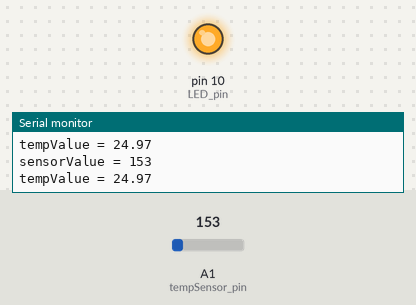
Bench run of a sketch on a simulated Arduino Uno, built with avr-gcc and run on an emulated ATmega328P. Parts: output pins drawn as LEDs (lit = HIGH), the last lines printed to the serial monitor. The inputs (shaded band) are chosen by the test bench; at power-on: A1 (tempSensor_pin) = 153.

Above: at 1.8 s.
1.9 s: A1 (tempSensor_pin) set to 170
At 3.0 s:
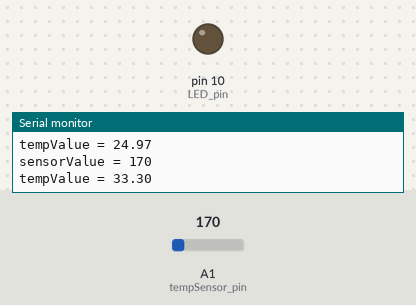
3.5 s: A1 (tempSensor_pin) set to 133
At 4.6 s:
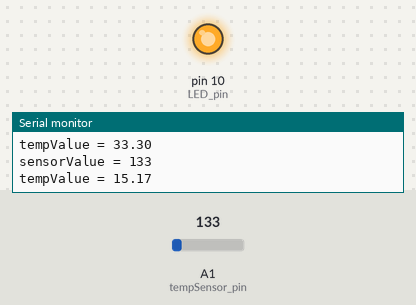
7.6 s: A1 (tempSensor_pin) set to 165
At 8.9 s:
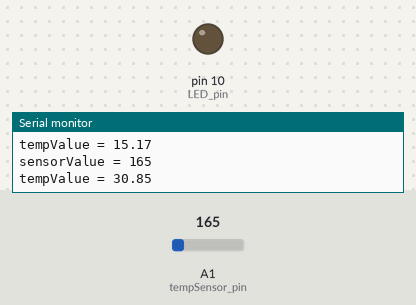
9.5 s: A1 (tempSensor_pin) set to 114
At 10.6 s:
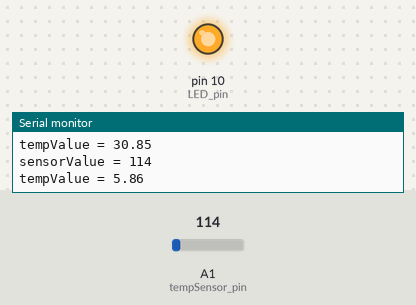
Timing chart, 0 to 12.5 s (numbered marks = the images above; inputs shaded):
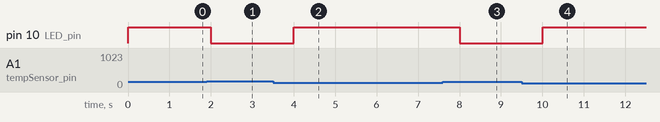

Measured:
- the behaviour switches between 153 and 154 on A1 (tempSensor_pin) (found by bisection; images 0 and 1)
- after the input at 1.9 s, pin 10 (LED_pin): HIGH → LOW after 0.10 s
- after the input at 3.5 s, pin 10 (LED_pin): LOW → HIGH after 0.51 s
- after the input at 7.6 s, pin 10 (LED_pin): HIGH → LOW after 0.41 s
- after the input at 9.5 s, pin 10 (LED_pin): LOW → HIGH after 0.51 s

The sketch:

TempratureSensor.ino
```cpp
const int tempSensor_pin=15;//A1=15
const int LED_pin=10;

void setup() {
  Serial.begin(9600);
  pinMode(tempSensor_pin,INPUT);
  pinMode(LED_pin,OUTPUT);
  digitalWrite(LED_pin,LOW);

}

void loop() {
  int sensorValue;
  float tempValue;//要取浮點數
  sensorValue = analogRead(tempSensor_pin);
  Serial.print("sensorValue = ");
  Serial.println(sensorValue);

  tempValue = ((sensorValue *4.9) -500)/10;   //此處請看規格書 5V/1024等分=4.9mV , 0'C時=500mV 25'C時=750mV, (Sensor * 4.9mV-500mV)/10mV = __'C
  Serial.print("tempValue = ");
  Serial.println(tempValue);

  if(tempValue < 25){
    digitalWrite(LED_pin,HIGH);
  }

  delay(1000);
  digitalWrite(LED_pin,LOW);

}
```
